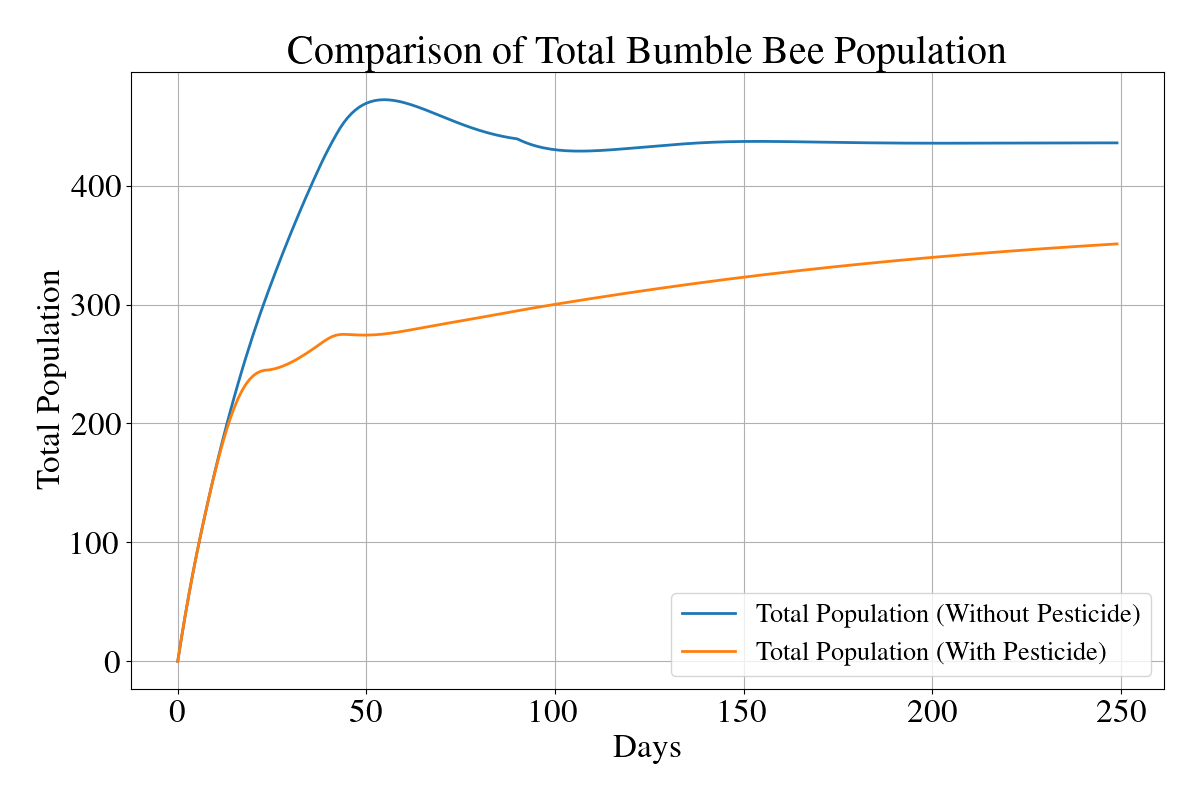

Python code for this plot:
import matplotlib.pyplot as plt
import numpy as np

# make latex font
plt.rcParams.update({
    "text.usetex": True,
    "font.family": "serif",
    "font.serif": ["Times New Roman","Times","Palatino", "serif"],
    "font.size": 24,
    "legend.fontsize": 19
})

T = 250 # days
K = 860  # maximum population
daily_egg = 20  # spawn per day

# stage delay days
dur_E = 5
dur_L = 18
dur_P = 14
dur_H = 5
dur_F = 48

s_E = 0.97
s_L = 0.99
s_P = 0.999
s_H = 0.985
s_F = 0.9495

food_collect_per_F = 0.3  # food collection (g)
# daily food consumption (g)
c_L = 0.042  # Larvae
c_H = 0.2365 # Hive
c_F = 0.2365  # Forager

# initial food
S0 = 5000

# parameters for pesticide
LD50 = 0.014  # LD50 (µg/bee)
pesticide_conc = 0.02415  # 24.15 ppb -> 0.02415 µg/g
half_life = 148  # pesticide half life (days)
d_factor = (0.5) ** (1 / half_life)
hill_n = 2  # Hill coef


def hill_mortality(dose, ld50=LD50, n=hill_n):
	# dose measured as µg/bee
	return dose ** n / (ld50 ** n + dose ** n)


# without pesticide
egg_queue = [0.0 for _ in range(dur_E)]
larvae_queue = [0.0 for _ in range(dur_L)]
pupae_queue = [0.0 for _ in range(dur_P)]
hive_queue = [0.0 for _ in range(dur_H)]
forager_queue = [0.0 for _ in range(dur_F)]

days = []
E_pop = []
L_pop = []
P_pop = []
H_pop = []
F_pop = []
N_pop = []
S_series = []

# initial food
S = S0

for n in range(T):
	total_E = sum(egg_queue)
	total_L = sum(larvae_queue)
	total_P = sum(pupae_queue)
	total_H = sum(hive_queue)
	total_F = sum(forager_queue)

	N = total_E + total_L + total_P + total_H + total_F  # total population

	E_new = daily_egg * max(0, 1 - N / K)

	# food comsumption
	D = c_L * total_L + c_H * total_H + c_F * total_F
	eta = 1.0 if D == 0 else max(0, min(1.0, S / D))

	if S < 0:
		S = 0

	# food remain
	S = S + food_collect_per_F * total_F - D

	days.append(n)
	E_pop.append(total_E)
	L_pop.append(total_L)
	P_pop.append(total_P)
	H_pop.append(total_H)
	F_pop.append(total_F)
	N_pop.append(N)
	S_series.append(S)

	# update population queues
	egg_queue = [x * s_E for x in egg_queue]
	larvae_queue = [x * (s_L * eta) for x in larvae_queue]
	pupae_queue = [x * s_P for x in pupae_queue]
	hive_queue = [x * (s_H * eta) for x in hive_queue]
	forager_queue = [x * (s_F * eta) for x in forager_queue]

	conv_E_to_L = egg_queue.pop(0)
	conv_L_to_P = larvae_queue.pop(0)
	conv_P_to_H = pupae_queue.pop(0)
	conv_H_to_F = hive_queue.pop(0)
	conv_F_leave = forager_queue.pop(0)

	larvae_queue.append(conv_E_to_L)
	pupae_queue.append(conv_L_to_P)
	hive_queue.append(conv_P_to_H)
	forager_queue.append(conv_H_to_F)

	egg_queue.append(E_new)

final_E = sum(egg_queue)
final_L = sum(larvae_queue)
final_P = sum(pupae_queue)
final_H = sum(hive_queue)
final_F = sum(forager_queue)
final_N = final_E + final_L + final_P + final_H + final_F
final_S = S

print("[Original Model] Final Population in Each Stage:")
print(f"Egg: {final_E:.2f}")
print(f"Larvae: {final_L:.2f}")
print(f"Pupae: {final_P:.2f}")
print(f"Drone: {final_H:.2f}")
print(f"Worker: {final_F:.2f}")
print(f"Total Population (N): {final_N:.2f}")
print(f"Remaining Food (S): {final_S:.2f} g")


egg_queue_p = [0.0 for _ in range(dur_E)]
larvae_queue_p = [0.0 for _ in range(dur_L)]
pupae_queue_p = [0.0 for _ in range(dur_P)]
hive_queue_p = [0.0 for _ in range(dur_H)]
forager_queue_p = [0.0 for _ in range(dur_F)]

egg_cum = [0.0 for _ in range(dur_E)]
larvae_cum = [0.0 for _ in range(dur_L)]
pupae_cum = [0.0 for _ in range(dur_P)]
hive_cum = [0.0 for _ in range(dur_H)]
forager_cum = [0.0 for _ in range(dur_F)]

for i in range(dur_E):
	egg_queue_p[i] = 0.0
	egg_cum[i] = 0.0
for i in range(dur_L):
	larvae_queue_p[i] = 0.0
	larvae_cum[i] = 0.0
for i in range(dur_P):
	pupae_queue_p[i] = 0.0
	pupae_cum[i] = 0.0
for i in range(dur_H):
	hive_queue_p[i] = 0.0
	hive_cum[i] = 0.0
for i in range(dur_F):
	forager_queue_p[i] = 0.0
	forager_cum[i] = 0.0


days_p = []
E_pop_p = []
L_pop_p = []
P_pop_p = []
H_pop_p = []
F_pop_p = []
N_pop_p = []
S_series_p = []
Pest_series = []

S_p = S0
pesticide = 50  # measured as \mu g

# with pesticide
for n in range(T):
	total_E_p = sum(egg_queue_p)
	total_L_p = sum(larvae_queue_p)
	total_P_p = sum(pupae_queue_p)
	total_H_p = sum(hive_queue_p)
	total_F_p = sum(forager_queue_p)

	N_p = total_E_p + total_L_p + total_P_p + total_H_p + total_F_p  # total population


	E_new_p = daily_egg * max(0, 1 - N_p / K)

	# food comsumption
	D_p = c_L * total_L_p + c_H * total_H_p + c_F * total_F_p
	eta_p = 1.0 if D_p == 0 else max(0, min(1.0, S_p / D_p))
	if S_p < 0:
		S_p = 0

	# Food remain
	S_p = S_p + food_collect_per_F * total_F_p - D_p

	# update pesticide changes
	pesticide = pesticide * d_factor
	pesticide_conc = pesticide_conc * d_factor
	delta_S_p = food_collect_per_F * total_F_p
	delta_P_new = pesticide_conc * delta_S_p
	delta_P_consumed = pesticide * (D_p / S_p) if S_p > 0 else 0
	pesticide = pesticide - delta_P_consumed + delta_P_new
	Pest_series.append(pesticide)
	Cp = pesticide / S_p if S_p > 0 else 0  # pesticide concentration

	# pesticide daily intake
	dose_L = c_L * Cp
	dose_H = c_H * Cp
	dose_F = c_F * Cp

	days_p.append(n)
	E_pop_p.append(total_E_p)
	L_pop_p.append(total_L_p)
	P_pop_p.append(total_P_p)
	H_pop_p.append(total_H_p)
	F_pop_p.append(total_F_p)
	N_pop_p.append(N_p)
	S_series_p.append(S_p)

	# update population queues and pesticide cumulative
	# Egg (without food intake)
	egg_queue_p = [x * s_E for x in egg_queue_p]
	egg_cum = [0.0 for _ in egg_cum]

	# Larvae
	new_larvae_queue = []
	new_larvae_cum = []
	for x, q in zip(larvae_queue_p, larvae_cum):
		new_q = q + dose_L
		mu_this = hill_mortality(new_q)
		new_x = x * s_L * eta_p * (1 - mu_this)
		new_larvae_queue.append(new_x)
		new_larvae_cum.append(new_q)
	larvae_queue_p = new_larvae_queue
	larvae_cum = new_larvae_cum

	# Pupae (without food intake)
	pupae_queue_p = [x * s_P for x in pupae_queue_p]
	pupae_cum = [0.0 for _ in pupae_cum]

	# Hive
	new_hive_queue = []
	new_hive_cum = []
	for x, q in zip(hive_queue_p, hive_cum):
		new_q = q + dose_H
		mu_this = hill_mortality(new_q)
		new_x = x * s_H * eta_p * (1 - mu_this)
		new_hive_queue.append(new_x)
		new_hive_cum.append(new_q)
	hive_queue_p = new_hive_queue
	hive_cum = new_hive_cum

	# Forager
	new_forager_queue = []
	new_forager_cum = []
	for x, q in zip(forager_queue_p, forager_cum):
		new_q = q + dose_F
		mu_this = hill_mortality(new_q)
		new_x = x * s_F * eta_p * (1 - mu_this)
		new_forager_queue.append(new_x)
		new_forager_cum.append(new_q)
	forager_queue_p = new_forager_queue
	forager_cum = new_forager_cum

	# Egg -> Larvae
	conv_E_to_L_p = egg_queue_p.pop(0)
	conv_E_cum = egg_cum.pop(0)
	# Larvae -> Pupae
	conv_L_to_P_p = larvae_queue_p.pop(0)
	conv_L_cum = larvae_cum.pop(0)
	# Pupae -> Hive
	conv_P_to_H_p = pupae_queue_p.pop(0)
	conv_P_cum = pupae_cum.pop(0)
	# Hive -> Forager
	conv_H_to_F_p = hive_queue_p.pop(0)
	conv_H_cum = hive_cum.pop(0)

	conv_F_leave_p = forager_queue_p.pop(0)
	conv_F_cum = forager_cum.pop(0)

	# transfer to next stage
	larvae_queue_p.append(conv_E_to_L_p)
	larvae_cum.append(conv_E_cum)
	pupae_queue_p.append(conv_L_to_P_p)
	pupae_cum.append(conv_L_cum)
	hive_queue_p.append(conv_P_to_H_p)
	hive_cum.append(conv_P_cum)
	forager_queue_p.append(conv_H_to_F_p)
	forager_cum.append(conv_H_cum)

	egg_queue_p.append(E_new_p)
	egg_cum.append(0.0)

# Final population
final_E_p = sum(egg_queue_p)
final_L_p = sum(larvae_queue_p)
final_P_p = sum(pupae_queue_p)
final_H_p = sum(hive_queue_p)
final_F_p = sum(forager_queue_p)
final_N_p = final_E_p + final_L_p + final_P_p + final_H_p + final_F_p
final_S_p = S_p

# Pesticide intake
avg_larvae = np.mean(larvae_cum) if len(larvae_cum) > 0 else 0
avg_hive = np.mean(hive_cum) if len(hive_cum) > 0 else 0
avg_forager = np.mean(forager_cum) if len(forager_cum) > 0 else 0

print("\n[With Pesticide Impact] Final Population in Each Stage:")
print(f"Egg: {final_E_p:.2f}")
print(f"Larvae: {final_L_p:.2f}  (Avg cumulative pesticide: {avg_larvae:.4f} µg/bee)")
print(f"Pupae: {final_P_p:.2f}")
print(f"Drone: {final_H_p:.2f}  (Avg cumulative pesticide: {avg_hive:.4f} µg/bee)")
print(f"Worker: {final_F_p:.2f}  (Avg cumulative pesticide: {avg_forager:.4f} µg/bee)")
print(f"Total Population (N): {final_N_p:.2f}")
print(f"Remaining Food (S): {final_S_p:.2f} g")
print(f"Total Pesticide in Food: {pesticide:.4f} µg, Pesticide Concentration: {Cp:.6f} µg/g")



# visualization
plt.figure(figsize=(12, 8))
plt.plot(days, E_pop, label='Egg')
plt.plot(days, L_pop, label='Larvae')
plt.plot(days, P_pop, label='Pupae')
plt.plot(days, H_pop, label='Drone')
plt.plot(days, F_pop, label='Worker')
plt.xlabel("Days")
plt.ylabel("Population")
plt.title("Bumble Bee Population Dynamics Across Stages (Without Pesticide)")
plt.legend()
plt.grid(True)
# plt.ylim(0, 18750)
plt.tight_layout()
plt.show()


plt.figure(figsize=(12, 8))
plt.plot(days_p, E_pop_p, label='Egg')
plt.plot(days_p, L_pop_p, label='Larvae')
plt.plot(days_p, P_pop_p, label='Pupae')
plt.plot(days_p, H_pop_p, label='Drone')
plt.plot(days_p, F_pop_p, label='Worker')
plt.xlabel("Days")
plt.ylabel("Population")
plt.title("Bumble Bee Population Dynamics Across Stages (With Pesticide)")
plt.legend()
plt.grid(True)
# plt.ylim(0, 18750)
plt.tight_layout()
plt.show()


plt.figure(figsize=(12, 8))
plt.plot(days, N_pop, label='Total Population (Without Pesticide)', linewidth=2)
plt.plot(days_p, N_pop_p, label='Total Population (With Pesticide)', linewidth=2)
plt.xlabel("Days")
plt.ylabel("Total Population")
plt.title("Comparison of Total Bumble Bee Population")
plt.legend(loc = 'lower right')
plt.grid(True)
plt.tight_layout()
plt.show()
